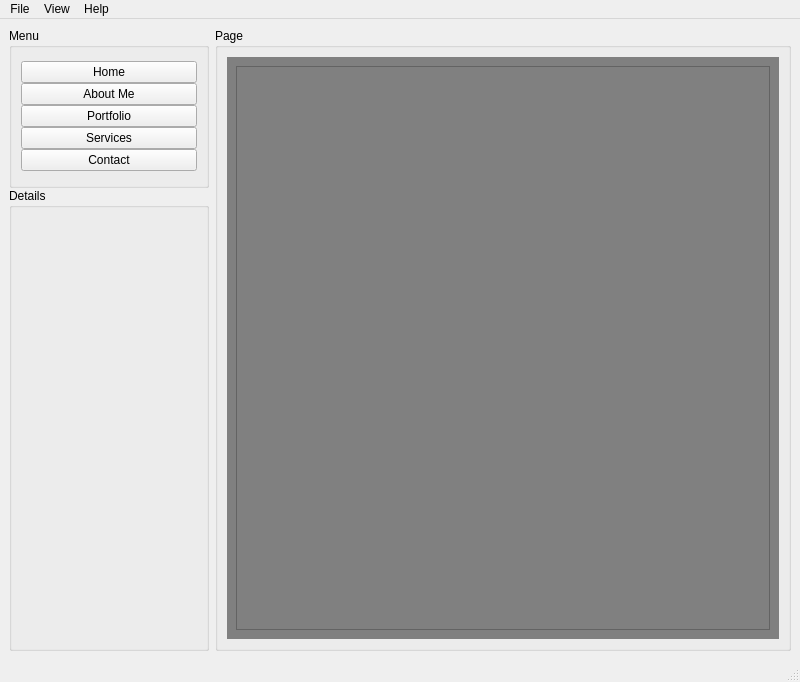
<?xml version="1.0" encoding="UTF-8"?>
<ui version="4.0">
 <class>MainWindow</class>
 <widget class="QMainWindow" name="MainWindow">
  <property name="geometry">
   <rect>
    <x>0</x>
    <y>0</y>
    <width>800</width>
    <height>682</height>
   </rect>
  </property>
  <property name="windowTitle">
   <string>Qt Desktop Portfolio (by elmyrockers)</string>
  </property>
  <property name="windowIcon">
   <iconset>
    <normaloff>../../../Users/Mie/Pictures/Fara/71KheY8SZ4L._AC_UF894,1000_QL80_.jpg</normaloff>../../../Users/Mie/Pictures/Fara/71KheY8SZ4L._AC_UF894,1000_QL80_.jpg</iconset>
  </property>
  <property name="styleSheet">
   <string notr="true"/>
  </property>
  <widget class="QWidget" name="centralwidget">
   <layout class="QVBoxLayout" name="verticalLayout_2">
    <item>
     <layout class="QHBoxLayout" name="horizontalLayout">
      <item>
       <widget class="QWidget" name="widget" native="true">
        <property name="maximumSize">
         <size>
          <width>207</width>
          <height>16777215</height>
         </size>
        </property>
        <layout class="QVBoxLayout" name="verticalLayout_3">
         <property name="spacing">
          <number>0</number>
         </property>
         <property name="leftMargin">
          <number>0</number>
         </property>
         <property name="topMargin">
          <number>0</number>
         </property>
         <property name="rightMargin">
          <number>0</number>
         </property>
         <property name="bottomMargin">
          <number>0</number>
         </property>
         <item>
          <layout class="QVBoxLayout" name="verticalLayout">
           <property name="spacing">
            <number>0</number>
           </property>
           <item>
            <widget class="QGroupBox" name="groupBox_3">
             <property name="minimumSize">
              <size>
               <width>200</width>
               <height>0</height>
              </size>
             </property>
             <property name="maximumSize">
              <size>
               <width>16777215</width>
               <height>160</height>
              </size>
             </property>
             <property name="title">
              <string>Menu</string>
             </property>
             <layout class="QVBoxLayout" name="verticalLayout_5">
              <property name="spacing">
               <number>0</number>
              </property>
              <item>
               <layout class="QVBoxLayout" name="verticalLayout_4">
                <property name="spacing">
                 <number>0</number>
                </property>
                <item>
                 <widget class="QPushButton" name="pushButton">
                  <property name="text">
                   <string>Home</string>
                  </property>
                 </widget>
                </item>
                <item>
                 <widget class="QPushButton" name="pushButton_2">
                  <property name="text">
                   <string>About Me</string>
                  </property>
                 </widget>
                </item>
                <item>
                 <widget class="QPushButton" name="pushButton_3">
                  <property name="text">
                   <string>Portfolio</string>
                  </property>
                 </widget>
                </item>
                <item>
                 <widget class="QPushButton" name="pushButton_4">
                  <property name="text">
                   <string>Services</string>
                  </property>
                 </widget>
                </item>
                <item>
                 <widget class="QPushButton" name="pushButton_5">
                  <property name="text">
                   <string>Contact</string>
                  </property>
                 </widget>
                </item>
               </layout>
              </item>
             </layout>
            </widget>
           </item>
           <item>
            <widget class="QGroupBox" name="groupBox_2">
             <property name="title">
              <string>Details</string>
             </property>
            </widget>
           </item>
          </layout>
         </item>
        </layout>
       </widget>
      </item>
      <item>
       <widget class="QGroupBox" name="groupBox">
        <property name="title">
         <string>Page</string>
        </property>
        <layout class="QHBoxLayout" name="horizontalLayout_2">
         <item>
          <layout class="QVBoxLayout" name="verticalLayout_6">
           <item>
            <widget class="QStackedWidget" name="stackedWidget">
             <property name="sizePolicy">
              <sizepolicy hsizetype="Expanding" vsizetype="Preferred">
               <horstretch>0</horstretch>
               <verstretch>0</verstretch>
              </sizepolicy>
             </property>
             <property name="styleSheet">
              <string notr="true"/>
             </property>
             <property name="currentIndex">
              <number>0</number>
             </property>
             <widget class="QWidget" name="page">
              <property name="styleSheet">
               <string notr="true">background-color:gray</string>
              </property>
              <layout class="QHBoxLayout" name="horizontalLayout_3">
               <item>
                <widget class="QTextBrowser" name="textBrowser">
                 <property name="markdown">
                  <string/>
                 </property>
                 <property name="html">
                  <string>&lt;!DOCTYPE HTML PUBLIC &quot;-//W3C//DTD HTML 4.0//EN&quot; &quot;http://www.w3.org/TR/REC-html40/strict.dtd&quot;&gt;
&lt;html&gt;&lt;head&gt;&lt;meta name=&quot;qrichtext&quot; content=&quot;1&quot; /&gt;&lt;meta charset=&quot;utf-8&quot; /&gt;&lt;style type=&quot;text/css&quot;&gt;
p, li { white-space: pre-wrap; }
hr { height: 1px; border-width: 0; }
li.unchecked::marker { content: &quot;\2610&quot;; }
li.checked::marker { content: &quot;\2612&quot;; }
&lt;/style&gt;&lt;/head&gt;&lt;body style=&quot; font-family:'Segoe UI'; font-size:9pt; font-weight:400; font-style:normal;&quot;&gt;
&lt;p style=&quot;-qt-paragraph-type:empty; margin-top:0px; margin-bottom:0px; margin-left:0px; margin-right:0px; -qt-block-indent:0; text-indent:0px;&quot;&gt;&lt;br /&gt;&lt;/p&gt;&lt;/body&gt;&lt;/html&gt;</string>
                 </property>
                </widget>
               </item>
              </layout>
             </widget>
             <widget class="QWidget" name="page_2">
              <property name="styleSheet">
               <string notr="true">background-color: blue</string>
              </property>
             </widget>
            </widget>
           </item>
          </layout>
         </item>
        </layout>
       </widget>
      </item>
     </layout>
    </item>
   </layout>
  </widget>
  <widget class="QMenuBar" name="menubar">
   <property name="geometry">
    <rect>
     <x>0</x>
     <y>0</y>
     <width>800</width>
     <height>22</height>
    </rect>
   </property>
   <widget class="QMenu" name="menuFile">
    <property name="title">
     <string>File</string>
    </property>
    <addaction name="actionExport_PDF"/>
    <addaction name="actionSettings"/>
    <addaction name="separator"/>
    <addaction name="actionExit"/>
   </widget>
   <widget class="QMenu" name="menuView">
    <property name="title">
     <string>View</string>
    </property>
    <addaction name="actionDark_Mode"/>
    <addaction name="actionFullscreen"/>
   </widget>
   <widget class="QMenu" name="menuHelp">
    <property name="title">
     <string>Help</string>
    </property>
    <addaction name="actionAbout_Developer"/>
    <addaction name="actionWebsite"/>
   </widget>
   <addaction name="menuFile"/>
   <addaction name="menuView"/>
   <addaction name="menuHelp"/>
  </widget>
  <widget class="QStatusBar" name="statusbar"/>
  <action name="actionExport_PDF">
   <property name="text">
    <string>Export PDF</string>
   </property>
  </action>
  <action name="actionSettings">
   <property name="text">
    <string>Settings</string>
   </property>
  </action>
  <action name="actionExit">
   <property name="text">
    <string>Exit</string>
   </property>
  </action>
  <action name="actionDark_Mode">
   <property name="text">
    <string>Dark Mode</string>
   </property>
  </action>
  <action name="actionFullscreen">
   <property name="text">
    <string>Fullscreen</string>
   </property>
  </action>
  <action name="actionAbout_Developer">
   <property name="text">
    <string>About Developer</string>
   </property>
  </action>
  <action name="actionWebsite">
   <property name="text">
    <string>Website</string>
   </property>
  </action>
 </widget>
 <resources/>
 <connections/>
</ui>
